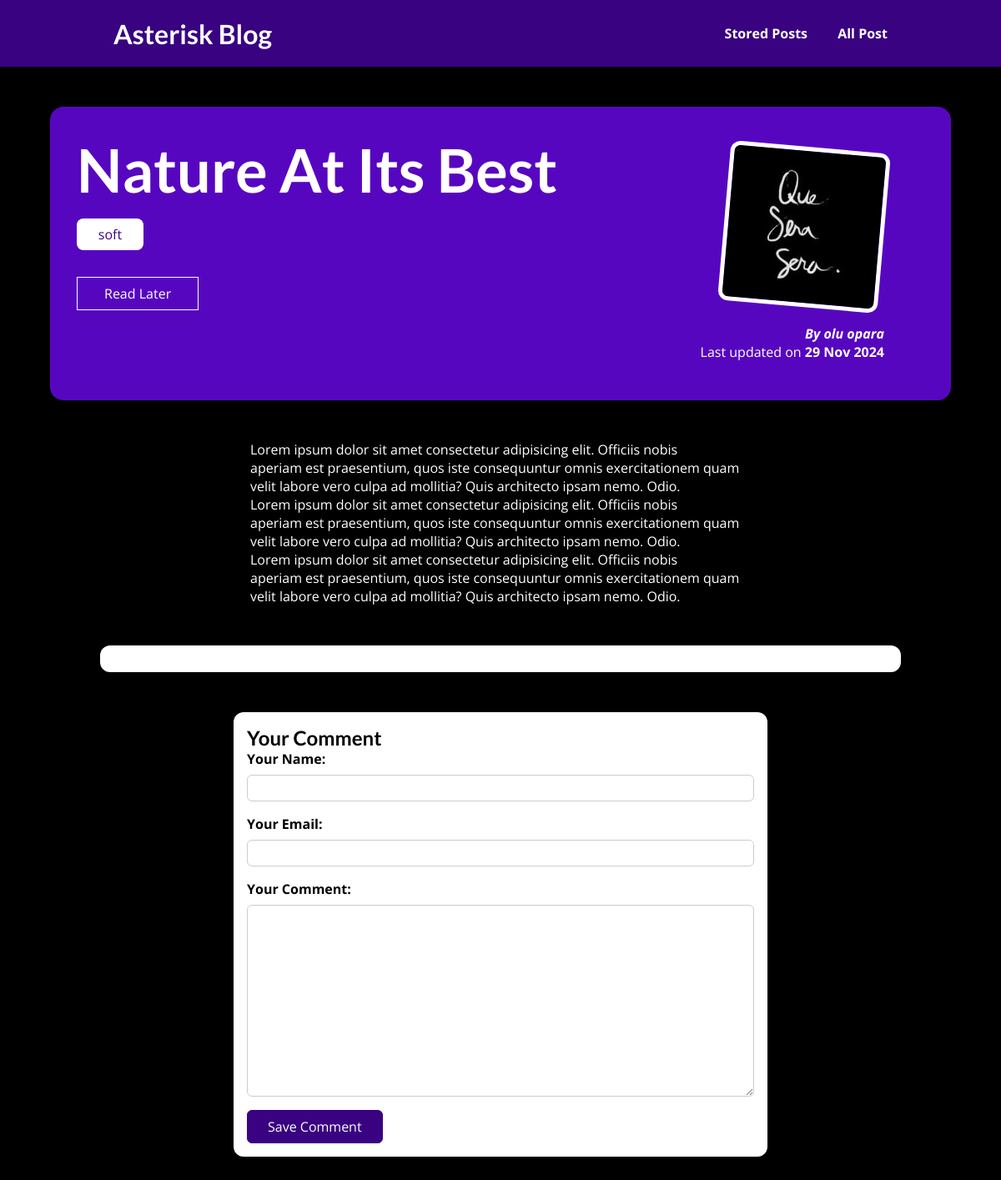
The page /posts/nature-at-its-best on the database its author committed.
### blog/models.py (models this page shows, shortened)
class Post(models.Model):
    title = models.CharField(max_length=150)
    excerpt = models.CharField(max_length=200)
    image = models.ImageField(upload_to="posts")
    date = models.DateField(auto_now=True)
    slug = models.SlugField(unique=True, db_index=True)
    content = models.TextField(validators=[MinLengthValidator(10)])
    author = models.ForeignKey(Author, on_delete=models.SET_NULL, null=True, related_name="posts")
    tags = models.ManyToManyField(Tag)

class Tag(models.Model):
    caption = models.CharField(max_length=20)

class Author(models.Model):
    first_name = models.CharField(max_length=100)
    last_name = models.CharField(max_length=100)
    email_address = models.EmailField()
    def full_name(self):
        return f"{self.first_name} {self.last_name}"
    def __str__(self):
        return self.full_name()

### blog/views.py (the view, shortened to what this page needs)
# urls.py: path("posts/<slug:slug>", views.SinglePostView.as_view(), name="post-page-detail"),
class SinglePostView(View):
    def is_stored_post(self, request, post_id):
        stored_posts = request.session.get("stored_posts")
        if stored_posts is not None:
          is_saved_for_later = post_id in stored_posts
        else:
          is_saved_for_later = False
        return is_saved_for_later
    def get(self, request, slug):
        post = Post.objects.get(slug=slug)
        context = {
          "post": post,
          "post_tags": post.tags.all(),
          "comment_form": CommentForm(),
          "comments": post.comments.all().order_by("-id"),
          "saved_for_later": self.is_stored_post(request, post.id)
        }
        return render(request, "blog/post-detail.html", context)

### blog/forms.py
class CommentForm(forms.ModelForm):
    class Meta:
        model = Comment
        exclude = ["post"]
        labels = {
          "user_name": "Your Name",
          "user_email": "Your Email",
          "text": "Your Comment"
        }

### blog/templates/blog/post-detail.html (shortened to what this page needs)
{% extends 'base.html'  %}
{% load static %}
{% block css_files %}
    <link rel="stylesheet" href="{% static 'blog/post-detail.css' %}">
{% endblock %}
{% block body %}
    <section id="summary">
        <h2>{{ post.title }}</h2>
        <div>
            {% for tag in post_tags %}
                <span class="tag">{{ tag.caption }}</span>
            {% endfor %}
        </div>
        <div id="read-later">
            <form action="{% url 'read-later' %}" method="POST">
              <button>
                {% if saved_for_later %}
                  Remove from "Read Later" List
                {% else %}
                  Read Later
                {% endif %}
              </button>
            </form>
          </div>
        <article>
            <img src="{{ post.image.url }}" alt="{{ post.title }}" />
            <address>By {{ post.author }}</address>
            <div>Last updated on <time>{{ post.date|date:"d M Y" }}</time></div>
        </article>
    </section>
    <p>
        {{ post.content|linebreaks }}
    </p>
    <section id="comments">
      </section>
    <section id="comment-form">
        <h2>Your Comment</h2>
        <form action="{% url 'post-page-detail' slug=post.slug %}" method="post">
          {% for form_field in comment_form %}
            <div class="form-control {% if form_field.errors %}invalid{% endif %}">
              {{ form_field.label_tag }}
              {{ form_field }}
            </div>
          {% endfor %}
          <button>Save Comment</button>
        </form>
    </section>
{% endblock %}

### static/app.css (style rules this page uses)
* { box-sizing: border-box; padding: 0; margin: 0; }
html { font-family: 'Open Sans', 'Lato', sans-serif; }
body { margin: 0; padding: 0; background-color: black; }
h1, h2, h3 { font-family: 'Lato', sans-serif; font-weight: bold; }

### blog/static/blog/post-detail.css (style rules this page uses)
p { color: white; width: 50%; margin: 0 auto; }
#summary { margin: 8rem auto 3rem auto; padding: 2rem; width: 90%; max-width: 90rem; border-radius: 16px; background-color: #5706c0; position: relative; box-shadow: 0 2px 8px rgba(0, 0, 0, 0.25); height: 22rem; }
#summary h2 { color: white; font-size: 4.5rem; }
#summary article { position: absolute; top: 2rem; right: 3rem; padding: 1rem 2rem; border-radius: 12px; text-align: right; color: white; }
#summary article img { width: 12rem; height: 12rem; border-radius: 12px; transform: rotateZ(5deg); border: 5px solid white; margin-bottom: 1rem; }
#summary address { font-weight: bold; }
#summary time { font-weight: bold; }
.tag { background-color: white; color: #390281; padding: 0.5rem 1rem; border-radius: 8px; margin-top: 1rem; display: block; max-width: 5rem; text-align: center; }
#comment-form { margin: 3rem auto; width: 90%; max-width: 40rem; border-radius: 12px; background-color: white; box-shadow: 0 2px 8px rgba(0, 0, 0, 0.25); padding: 1rem; }
#comment-form button { font: inherit; background-color: #390281; color: white; border: 1px solid #390281; padding: 0.5rem 1.5rem; border-radius: 6px; cursor: pointer; }
.form-control { margin-bottom: 1rem; }
.form-control label { font-weight: bold; margin-bottom: 0.5rem; display: block; }
.form-control input, .form-control textarea { display: block; width: 100%; font: inherit; padding: 0.25rem; border-radius: 6px; border: 1px solid #ccc; }
#comments { margin: 3rem auto; width: 90%; max-width: 60rem; border-radius: 12px; background-color: white; box-shadow: 0 2px 8px rgba(0, 0, 0, 0.25); padding: 1rem 2rem; }
#read-later { margin: 2rem 0; }
#read-later button { background-color: transparent; border: 1px solid white; padding: 0.5rem 2rem; font: inherit; color: white; cursor: pointer; }

### rows shown on the page
Post: title "Nature At Its Best", image (picture), author "olu opara", date "29 Nov 2024", content "Lorem ipsum dolor sit amet consectetur adipisicing elit. Officiis nobis aperiam est praesentium, quos iste consequuntur omnis exercitationem quam velit labore vero culpa ad mollitia? Quis architecto ipsam nemo. Odio. Lorem ipsum dolor sit amet consectetur adipisicing elit. Officiis nobis aperiam est praesentium, quos iste consequuntur omnis exercitationem quam velit labore vero culpa ad mollitia? Quis architecto ipsam nemo. Odio. Lorem ipsum dolor sit amet consectetur adipisicing elit. Officiis nobis aperiam est praesentium, quos iste consequuntur omnis exercitationem quam velit labore vero culpa ad mollitia? Quis architecto ipsam nemo. Odio."
Tag: caption "soft"
